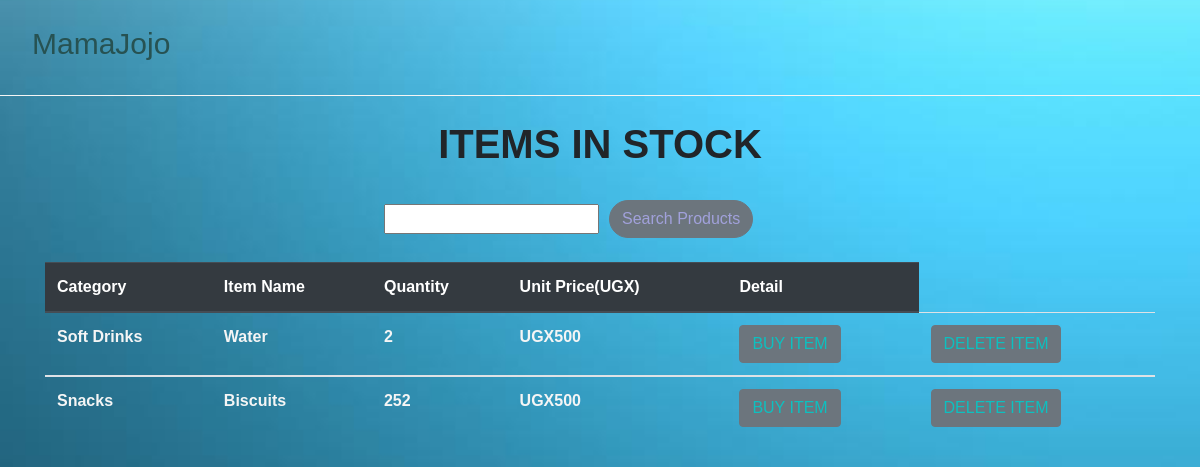
The app's page /index/ with its own data.
### ajojo/models.py (models this page shows, shortened)
class Product(models.Model):
    category_name = models.ForeignKey(Category, on_delete=models.CASCADE, null=True, blank = True)
    item_name = models.CharField(max_length =50, null = True, blank = True)
    total_quantity = models.IntegerField(default = 0, null = True, blank = True)
    issued_quantity = models.IntegerField(default = 0, null = True, blank = True)
    received_quantity = models.IntegerField(default = 0, null = True, blank = True)
    unit_price = models.IntegerField(default = 0, null = True, blank = True)
    manufacturer = models.CharField(max_length=50, null = True, blank = True)
    brand = models.CharField(max_length=50, null = True, blank = True)

class Category(models.Model):
    name = models.CharField(max_length=50, null = True, blank = True)
    def __str__(self):
        return self.name

### ajojo/views.py (the view)
# urls.py: path('index/', views.home, name = 'index'),
def home(request):
    products = Product.objects.all().order_by('-id')
    product_filter = Product_filter(request.GET, queryset=products)
    products = product_filter.qs
    return render(request,'products/index.html', {'products':products,'product_filter':product_filter})

### ajojo/templates/products/index.html
{% extends 'products/base.html'%} {% block content%}
<br>
<div class = "container">
  <h1 style="font-weight: bolder; font-family: 'Franklin Gothic Medium',
   'Arial Narrow', Arial, sans-serif;" class= "text-center">ITEMS IN STOCK</h1>
<br>
<div style="font-family: 'Franklin Gothic Medium', 'Arial Narrow', Arial, sans-serif;" class="container">
  <form action="" method="GET" style="display: flex; gap: 10px; align-items: center; flex-wrap: wrap;">
    {% for field in product_filter.form %}
      <div>
        {{ field }}
      </div>
    {% endfor %}
    <input
      style="border-radius: 25px; color: rgb(161, 161, 219); height: 38px;"
      type="submit"
      value="Search Products"
      class="btn btn-secondary btn"
    />
  </form>
</div>
  <br>
  <table  style="font-weight: bolder; font-family: 'Franklin Gothic Medium', 'Arial Narrow',
  Arial, sans-serif" class="table">
    <thead class="thead-dark">
      <tr>
        <th scope="col">Category</th>
        <th scope="col">Item Name</th>
        <th scope="col">Quantity</th>
        <th scope="col">Unit Price(UGX)</th>
        <th scope = "col">Detail</th>
      </tr>
    </thead>
    {% for product in products %}
    <tbody>
      <tr style="color: whitesmoke;">
        <td>{{product.category_name}}</td>
        <td>{{product.item_name}}</td>
        <td>{{product.total_quantity}}</td>
        <td>UGX{{product.unit_price}}</td>
        <td><a href="{% url 'product_detail' product.id %}"
              ><input
                type="submit"
                value="BUY ITEM"
                class="btn btn-secondary btn"
                type="button"
                style="color: rgb(13, 192, 192);"
            /></a></td>
            <td><a href="{% url 'delete_item' product.id %}"
              ><input
                type="submit"
                value="DELETE ITEM"
                class="btn btn-secondary btn"
                type="button"
                style="color: rgb(13, 192, 192)"
            /></a></td>
      </tr>
    </tbody>
    {% endfor %}
  </table>
</div>
{% endblock%}

### ajojo/static/css/main.css (style rules this page uses)
html,body { position: relative; overflow-x: hidden; background: url('../images/back2.jpg'); width: 100% !important; height: 100vh; display: table; position: relative; background-position: center; background-attachment: scroll; -o-background-size: cover; -moz-background-size: cover; -webkit-background-size: cover; background-size: cover; background-repeat: no-repeat; }
body { background-color: hsl(182, 100%, 95%); font-family: 'Franklin Gothic Medium', 'Arial Narrow', Arial, sans-serif; }
form { width: 40%; margin: 0 auto; }

### records on screen
Product: category_name "Soft Drinks", item_name "Water", total_quantity "2", unit_price "500"
Product: category_name "Snacks", item_name "Biscuits", total_quantity "252", unit_price "500"
